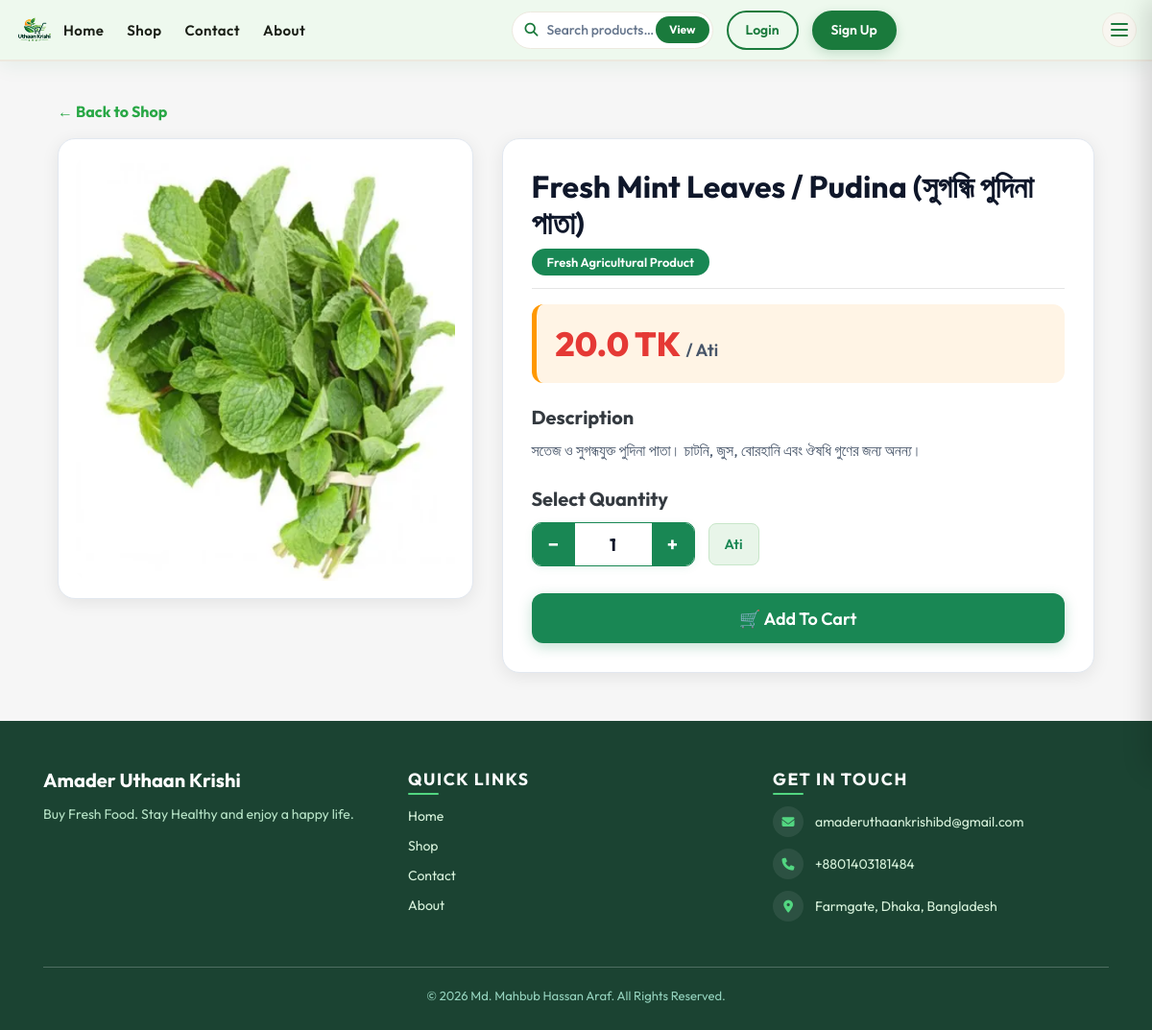
The page /products/product/9/ on the database its author committed.
### apps/products/models.py (models this page shows, shortened)
class Product(models.Model):
    UNIT_CHOICES = [
        ('kg', 'Kg'),
        ('gm', 'gm'),
        ('pcs', 'Pcs'),
        ('ati', 'Ati'),
        ('fana', 'Fana'),
        ('hali', 'Hali'),
    ]
    name = models.CharField(max_length=200)
    price = models.FloatField(help_text="Per unit price (Per Kg for kg/gm)")
    unit = models.CharField(max_length=10, choices=UNIT_CHOICES)
    description = models.TextField(blank=True, null=True)
    image = models.FileField(upload_to='products/', null=True, blank=True)
    is_active = models.BooleanField(default=True, help_text="Designates whether this product is visible in shop & search.")

### apps/products/views.py (the view)
# urls.py: path('product/<int:id>/', views.product_details, name='product_details'),
def product_details(request, id):
    product = get_object_or_404(
        Product,
        id=id,
        is_active=True
    )
    context = {
        "product": product
    }
    return render(
        request,
        "products/product_details.html",
        context
    )

### Templates/products/product_details.html (shortened to what this page needs)
{% extends 'base.html' %}
{% block content %}
<div class="container product-wrapper">
    <div class="mb-3">
        <a href="{% url 'shop' %}" class="text-decoration-none font-weight-bold text-success">
            ← Back to Shop
        </a>
    </div>
    <div class="row g-4">
        <div class="col-md-5 mb-4 mb-md-0">
            <div class="product-image-card">
                {% if product.image %}
                    <img src="{{ product.image.url }}" class="product-main-image" alt="{{ product.name }}">
                {% else %}
                    <img src="https://via.placeholder.com/600x600?text=No+Image" class="product-main-image" alt="No Image">
                {% endif %}
            </div>
        </div>
        <div class="col-md-7">
            <div class="product-info-card">
                <h1 class="product-title mb-2">
                    {{ product.name }}
                </h1>
                <span class="category-badge">
                    Fresh Agricultural Product
                </span>
                <hr class="my-3">
                <div class="price-box mb-4">
                    <span class="price">
                        {{ product.price }} TK
                    </span>
                    <span class="unit">
                        {% if product.unit == 'gm' %}/ Kg{% else %}/ {{ product.get_unit_display }}{% endif %}
                    </span>
                </div>
                <div class="mt-4">
                    <h5 class="font-weight-bold text-dark mb-2">Description</h5>
                    <p class="description">
                        {% if product.description %}
                            {{ product.description }}
                        {% else %}
                            Fresh quality product directly collected from local farmers.
                        {% endif %}
                    </p>
                </div>
                <form method="POST" action="{% url 'add_to_cart' product.id %}">
                    <h5 class="mt-4 font-weight-bold text-dark mb-2">Select Quantity</h5>
                    <div class="quantity-wrapper">
                        <div class="quantity-group">
                            <button type="button" class="qty-btn" onclick="decrease()">−</button>
                            {% if product.unit == 'gm' %}
                                <input type="number" id="qty" name="quantity" value="250" min="50" step="50" class="qty-input">
                            {% elif product.unit == 'pcs' or product.unit == 'ati' or product.unit == 'fana' %}
                                <input type="number" id="qty" name="quantity" value="1" min="1" step="1" class="qty-input">
                            {% else %}
                                <input type="number" id="qty" name="quantity" value="1" min="0.5" step="0.5" class="qty-input">
                            {% endif %}
                            <button type="button" class="qty-btn" onclick="increase()">+</button>
                        </div>
                        <span class="unit-badge">
                            {% if product.unit == 'gm' %}
                                Grams (gm)
                            {% else %}
                                {{ product.get_unit_display }}
                            {% endif %}
                        </span>
                    </div>
                    <div class="action-buttons">
                        <button type="submit" class="btn cart-btn">
                            🛒 Add To Cart
                        </button>
                    </div>
                </form>
            </div>
        </div>
    </div>
</div>
{% endblock %}

### static/css/base.css (style rules this page uses)
:root { --green-dark: #1a5c2a; --green-mid: #2e7d32; --green-light: #43a047; --green-accent: #66bb6a; --amber: #f9a825; --amber-dark: #e65100; --white: #ffffff; --white-80: rgba(255,255,255,0.80); --white-20: rgba(255,255,255,0.20); --white-10: rgba(255,255,255,0.10); --shadow-nav: 0 2px 20px rgba(0,0,0,0.18); --radius-sm: 6px; --radius-md: 10px; --transition: 0.22s ease; --navbar-h: 64px; --announce-h: 34px; }

### static/css/home.css (style rules this page uses)
body { background: var(--cream); font-family: 'Outfit', sans-serif; color: var(--text-dark); overflow-x: hidden; }

### static/css/profiles.css (style rules this page uses)
.btn { border-radius: 30px; padding: 10px 24px; font-weight: 600; transition: all 0.25s ease; position: relative; overflow: hidden; border: none; }
.btn::after { content: ""; position: absolute; width: 0; height: 0; background: rgba(255,255,255,0.4); border-radius: 50%; top: 50%; left: 50%; transform: translate(-50%, -50%); transition: width 0.4s ease, height 0.4s ease; }

### static/css/admin_panal.css (style rules this page uses)
:root { --primary:#2563eb; --primary-dark:#1d4ed8; --success:#16a34a; --danger:#dc2626; --warning:#f59e0b; --text:#1f2937; --muted:#6b7280; --card:#ffffff; --bg:#f4f7fb; --border:#e5e7eb; --radius:18px; }
.btn { border-radius:10px; font-weight:600; transition:.25s; }

### Templates/base.html (style rules this page uses)
:root { --primary-green: #1a7a3c; --green-light: #22a052; --green-accent: #eafaf1; --cream: #f8f6f0; --cream-dark: #ede9df; --text-dark: #1a1f16; --text-mid: #4a5244; --text-soft: #8a9488; --white: #ffffff; --shadow-soft: 0 8px 32px rgba(26,122,60,0.10); --shadow-card: 0 4px 24px rgba(26,30,22,0.08); --radius-pill: 50px; --radius-md: 14px; }
body { font-family: 'Outfit', 'Nunito', sans-serif !important; background-color: var(--cream); color: var(--text-dark); }

### Templates/products/product_details.html (style rules this page uses)
body { background: #f6f6f6; }
.product-wrapper { margin-top: 40px; margin-bottom: 50px; }
.product-image-card { background: white; border-radius: 18px; padding: 18px; height: 480px; display: flex; justify-content: center; align-items: center; box-shadow: 0 4px 18px rgba(0, 0, 0, 0.08); border: 1px solid #e2e8f0; }
.product-main-image { width: 100%; height: 100%; object-fit: cover; border-radius: 15px; transition: transform 0.3s ease; }
.product-info-card { background: white; border-radius: 18px; padding: 30px; min-height: 480px; box-shadow: 0 4px 18px rgba(0, 0, 0, 0.08); border: 1px solid #e2e8f0; }
.product-title { font-size: 32px; font-weight: 700; color: #0f172a; }
.category-badge { background: #198754; color: white; padding: 6px 16px; border-radius: 20px; font-size: 13px; font-weight: 600; }
.price-box { background: #fff4e5; padding: 15px 20px; border-radius: 12px; border-left: 5px solid #ff9800; }
.price { color: #e53935; font-size: 35px; font-weight: 800; }
.unit { font-size: 18px; color: #475569; font-weight: 600; }
.description { color: #475569; line-height: 1.8; font-size: 16px; }
.quantity-wrapper { display: flex; align-items: center; gap: 14px; margin-top: 12px; }
.quantity-group { display: inline-flex; align-items: stretch; border-radius: 10px; overflow: hidden; border: 1.5px solid #198754; background: white; box-shadow: 0 2px 8px rgba(25, 135, 84, 0.08); }
.qty-btn { width: 44px; height: 44px; border: none; background: #198754; color: white; font-size: 20px; font-weight: 700; cursor: pointer; display: flex; align-items: center; justify-content: center; transition: background 0.2s ease; user-select: none; }
.qty-input { width: 80px; height: 44px; border: none; text-align: center; font-size: 18px; font-weight: 700; color: #0f172a; background: transparent; outline: none; -moz-appearance: textfield; }
.unit-badge { font-size: 14.5px; font-weight: 600; color: #198754; background: #e8f5e9; padding: 0 16px; border-radius: 8px; border: 1px solid #c8e6c9; display: inline-flex; align-items: center; height: 44px; }
.action-buttons { margin-top: 28px; }
.cart-btn { width: 100%; height: 52px; background: #198754; color: white; font-size: 18px; font-weight: 600; border-radius: 12px; border: none; transition: all 0.25s ease; display: flex; align-items: center; justify-content: center; gap: 8px; box-shadow: 0 4px 14px rgba(25, 135, 84, 0.25); }

### rows shown on the page
Product: image (picture), name "Fresh Mint Leaves / Pudina (সুগন্ধি পুদিনা পাতা)", price "20.0", unit "Ati", description "সতেজ ও সুগন্ধযুক্ত পুদিনা পাতা। চাটনি, জুস, বোরহানি এবং ঔষধি গুণের জন্য অনন্য।"
